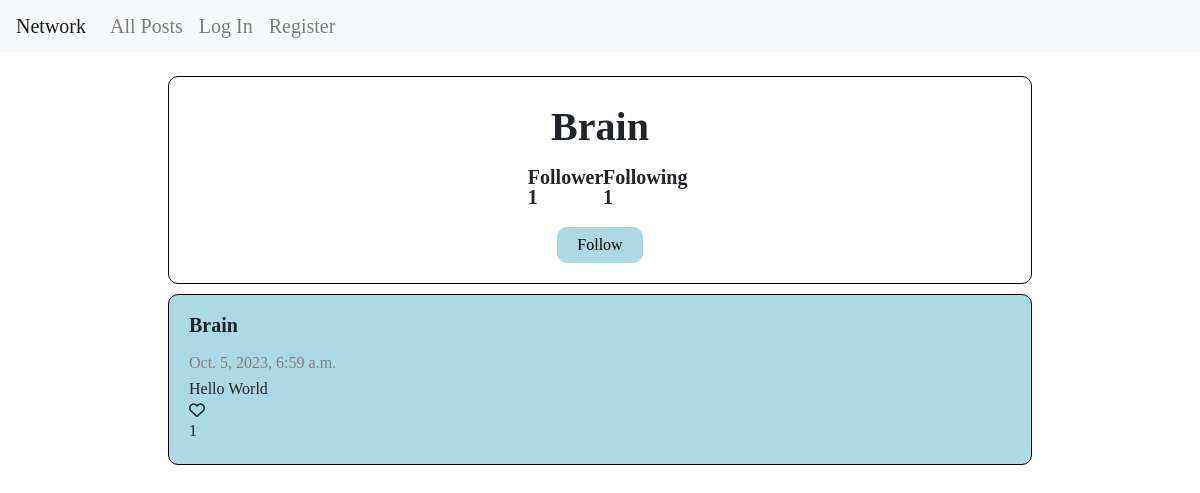
The page /profile/1 on the database as committed earlier.
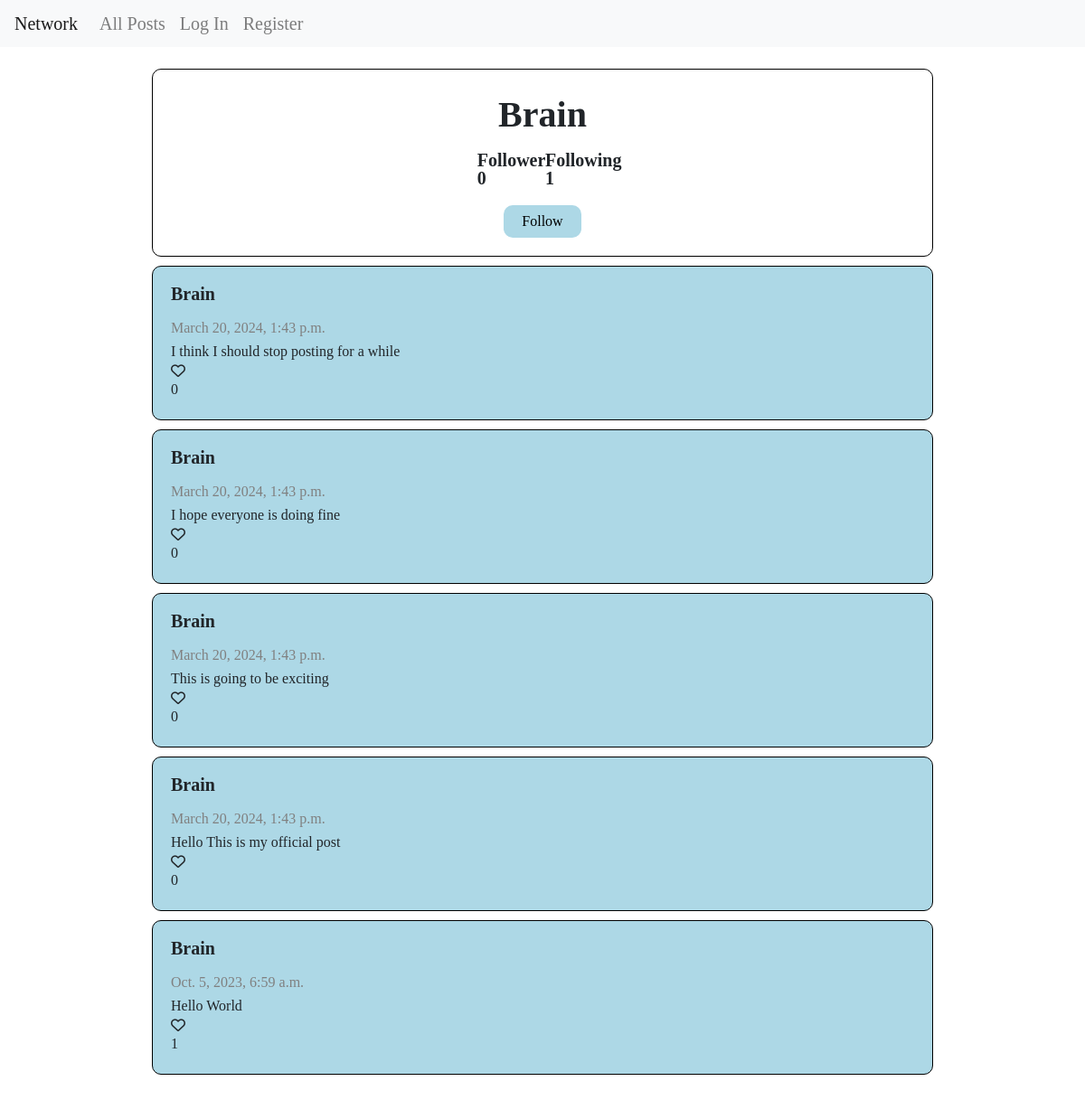
The same page on the database as committed later.
### network/models.py (models this page shows, shortened)
class User(AbstractUser):
    id = models.AutoField(primary_key=True)
    follower = models.ManyToManyField("User", related_name="your_following", blank=True)
    following = models.ManyToManyField("User", related_name="your_follower", blank=True)
    post = models.ManyToManyField("Post", related_name="poster", blank=True)

class Post(models.Model):
    id = models.AutoField(primary_key=True)
    user = models.ForeignKey("User", related_name="post_creator", on_delete=models.CASCADE , blank=True, null=True)
    text = models.TextField(blank=True)
    time = models.DateTimeField(auto_now_add=True)
    like = models.ManyToManyField("User", related_name="liker", null=True, blank=True)

### network/views.py (the view)
# urls.py: path("profile/<int:id>", views.profile, name="profile"),
def profile(request, id):
    profile = User.objects.get(id=id)
    posts = Post.objects.order_by("-time").filter(user=id)
    paginator = Paginator(posts, 10)
    page_number = request.GET.get('page')
    venues = paginator.get_page(page_number)
    return render(request, "network/profile.html", {"profile": profile , "venues": venues})

### network/templates/network/profile.html (shortened to what this page needs)
{% extends "network/layout.html" %}
{% load static %}
{% block body %}
  <main id="main">
    <div id="info">
      <h1 id="username">{{ profile.username }}</h1>
      <div id="followContainer">
        <h2 class="follow" id="follower_status">Follower {{ profile.follower.count }}</h2>
        <h2 class="follow" id="following_status">Following {{ profile.following.count }}</h2>
      </div>
      {% if user != profile %}
        {% if user in profile.follower.all %}
          <button class="status" id="follow_status">Unfollow</button>
        {% else %}
          <button class="status" id="follow_status">Follow</button>
        {% endif %}
      {% endif %}
    </div>
    <div id="display" data-info="{{profile.id}}|{{user.id}}">
      {% if venues %}
          {% include "network/display.html" %}
      {% else %}
          <h1 id="message">You haven't post anything</h1>
      {% endif %}
    </div>
  </main>
{% endblock %}

### network/templates/network/display.html (shortened to what this page needs)
{% for post in venues %}
  <div class="post" id="{{ post.id }}">
    {% if user.is_authenticated %}
      <a href="/profile/{{ post.user_id }}" class="post-header">{{ post.user }}</a>
    {% else %}
      <h3 class="post-header">{{ post.user }}</h3>
    {% endif %}
    <p class="post-element post-time" id="post-time-{{ post.id }}">{{ post.time }}</p>
    <p class="post-element" id="post-text-{{ post.id }}">{{ post.text }}</p>
    <i id="like-button-{{ post.id }}" data-like-id="{{ user.id }}|{{ post.id }}"
      class="{% if user in post.like.all %}fa-solid fa-heart{% else %}fa-regular fa-heart{% endif %} like-button"
    >
    </i>
    <p id="like-count-{{ post.id }}" class="post-element">{{ post.like.count }} </p>
  </div>
{% endfor %}

Rows that differ between the two databases and show on the page:
changed User "Brain": follower.count "1" → "0"
added Post: user "Brain", time "March 20, 2024, 1:43 p.m.", text "I think I should stop posting for a while", like.count "0"
added Post: user "Brain", time "March 20, 2024, 1:43 p.m.", text "I hope everyone is doing fine", like.count "0"
added Post: user "Brain", time "March 20, 2024, 1:43 p.m.", text "This is going to be exciting", like.count "0"
added Post: user "Brain", time "March 20, 2024, 1:43 p.m.", text "Hello This is my official post", like.count "0"
